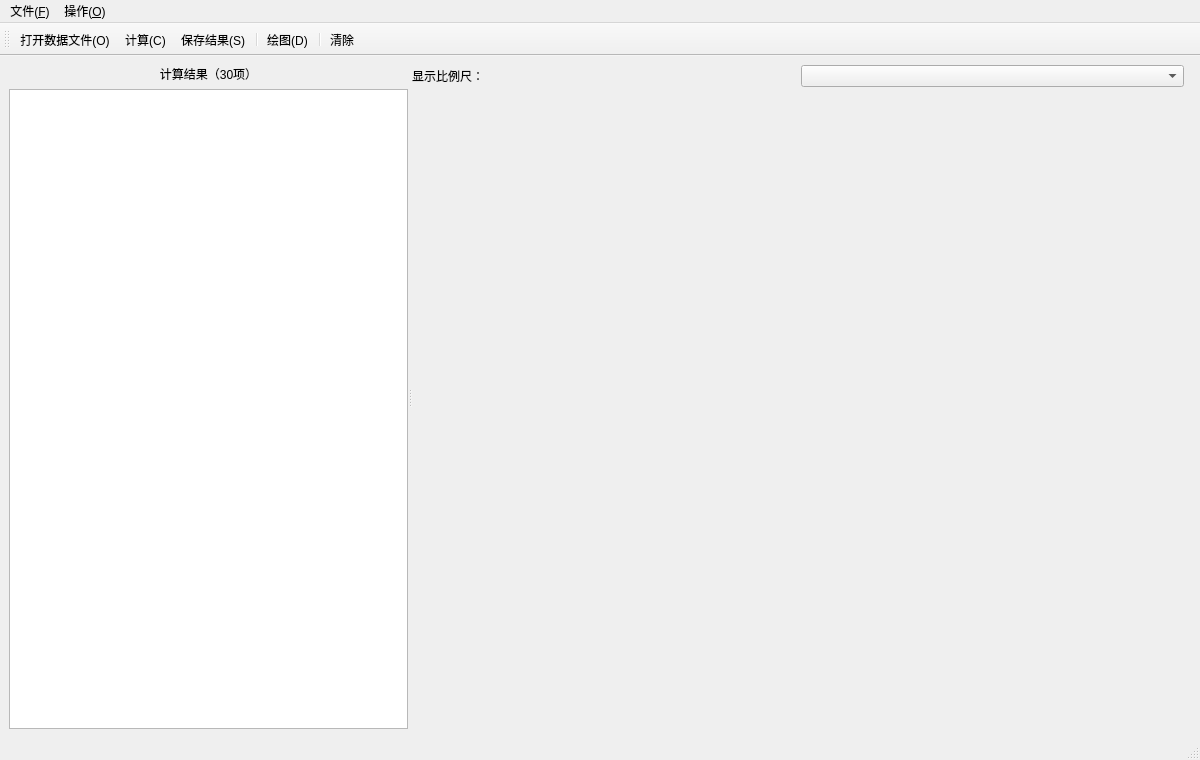
<?xml version="1.0" encoding="UTF-8"?>
<ui version="4.0">
 <class>MainWindow</class>
 <widget class="QMainWindow" name="MainWindow">
  <property name="geometry">
   <rect><x>0</x><y>0</y><width>1200</width><height>760</height></rect>
  </property>
  <property name="windowTitle">
   <string>地形图图幅编号计算系统</string>
  </property>

  <widget class="QWidget" name="centralwidget">
   <layout class="QHBoxLayout" name="hLayout">
    <item>
     <widget class="QSplitter" name="splitter">
      <property name="orientation"><enum>Qt::Horizontal</enum></property>

      <!-- 左：结果表格 -->
      <widget class="QWidget" name="widgetLeft">
       <layout class="QVBoxLayout" name="vLeft">
        <item>
         <widget class="QLabel" name="labelResult">
          <property name="text"><string>计算结果（30项）</string></property>
          <property name="alignment"><set>Qt::AlignCenter</set></property>
         </widget>
        </item>
        <item>
         <widget class="QTableWidget" name="tableResult">
          <property name="alternatingRowColors"><bool>true</bool></property>
          <property name="editTriggers">
           <set>QAbstractItemView::NoEditTriggers</set>
          </property>
         </widget>
        </item>
       </layout>
      </widget>

      <!-- 右：绘图区 + 比例尺切换 -->
      <widget class="QWidget" name="widgetRight">
       <layout class="QVBoxLayout" name="vRight">

        <!-- 比例尺切换工具栏 -->
        <item>
         <layout class="QHBoxLayout" name="hScale">
          <item>
           <widget class="QLabel" name="labelScale">
            <property name="text"><string>显示比例尺：</string></property>
           </widget>
          </item>
          <item>
           <widget class="QComboBox" name="comboScale">
           </widget>
          </item>
          <item>
           <spacer>
            <property name="orientation"><enum>Qt::Horizontal</enum></property>
           </spacer>
          </item>
         </layout>
        </item>

        <!-- 绘图区 -->
        <item>
         <widget class="QWidget" name="widget_canvas">
          <property name="minimumSize">
           <size><width>500</width><height>400</height></size>
          </property>
         </widget>
        </item>

       </layout>
      </widget>

     </widget>
    </item>
   </layout>
  </widget>

  <!-- 菜单栏 -->
  <widget class="QMenuBar" name="menubar">
   <property name="geometry">
    <rect><x>0</x><y>0</y><width>1200</width><height>30</height></rect>
   </property>
   <widget class="QMenu" name="menuFile">
    <property name="title"><string>文件(&amp;F)</string></property>
    <addaction name="actionOpen"/>
    <addaction name="actionSave"/>
    <addaction name="separator"/>
    <addaction name="actionExit"/>
   </widget>
   <widget class="QMenu" name="menuOp">
    <property name="title"><string>操作(&amp;O)</string></property>
    <addaction name="actionCalc"/>
    <addaction name="actionDraw"/>
    <addaction name="separator"/>
    <addaction name="actionClear"/>
   </widget>
   <addaction name="menuFile"/>
   <addaction name="menuOp"/>
  </widget>

  <!-- 工具栏 -->
  <widget class="QToolBar" name="toolBar">
   <attribute name="toolBarArea"><enum>TopToolBarArea</enum></attribute>
   <addaction name="actionOpen"/>
   <addaction name="actionCalc"/>
   <addaction name="actionSave"/>
   <addaction name="separator"/>
   <addaction name="actionDraw"/>
   <addaction name="separator"/>
   <addaction name="actionClear"/>
  </widget>

  <widget class="QStatusBar" name="statusbar"/>

  <action name="actionOpen">
   <property name="text"><string>打开数据文件(&amp;O)</string></property>
   <property name="shortcut"><string>Ctrl+O</string></property>
  </action>
  <action name="actionCalc">
   <property name="text"><string>计算(&amp;C)</string></property>
   <property name="shortcut"><string>F5</string></property>
  </action>
  <action name="actionSave">
   <property name="text"><string>保存结果(&amp;S)</string></property>
   <property name="shortcut"><string>Ctrl+S</string></property>
  </action>
  <action name="actionDraw">
   <property name="text"><string>绘图(&amp;D)</string></property>
   <property name="shortcut"><string>F6</string></property>
  </action>
  <action name="actionExit">
   <property name="text"><string>退出(&amp;Q)</string></property>
   <property name="shortcut"><string>Ctrl+Q</string></property>
  </action>
  <action name="actionClear">
   <property name="text"><string>清除</string></property>
  </action>

 </widget>
 <resources/>
 <connections/>
</ui>
